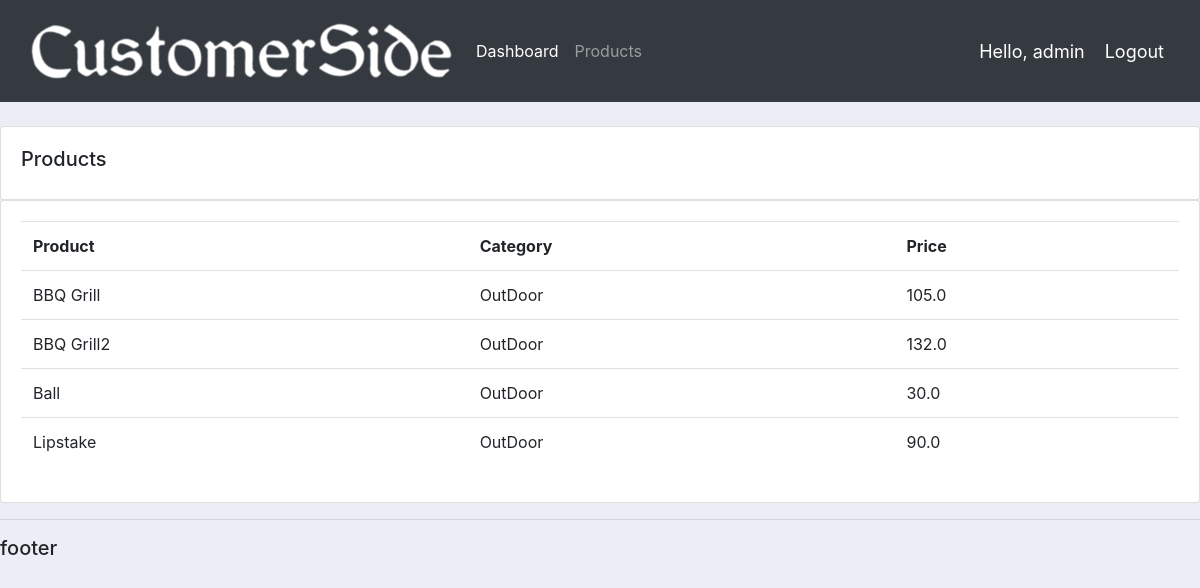
Screenshot of /products/ (signed in) with the database file from the repository.
### accounts/models.py (models this page shows, shortened)
class products(models.Model):
    CATEGORY = (
        ('InDoor', 'InDoor'),
        ('OutDoor', 'OutDoor'),
    )
    name = models.CharField(max_length=200, null=True)
    price = models.FloatField(null=True)
    category = models.CharField(max_length=200, null=True, choices=CATEGORY)
    description = models.CharField(max_length=200, null=True, blank=True)
    date_created = date_created = models.DateTimeField(auto_now_add=True, null=True)
    tags = models.ManyToManyField(Tag)

### accounts/views.py (the view)
# urls.py: path('products/', views.Products, name="products"),
@login_required(login_url='login')
def Products(request):
    Pr = products.objects.all()
    return render(request, 'accounts/products.html', {'Pr': Pr})

### accounts/templates/accounts/products.html
{% extends 'accounts/main.html' %}
{% block content %}
  <br>
<div class = "row">
    <div class = "col-md">
        <div class = "card card-body">
            <h5>Products</h5>
        </div>
        <div class="card card-body">
            <table class="table">
                <tr>
                    <th>Product</th>
                    <th>Category</th>
                    <th>Price</th>
                </tr>
                {% for i in Pr%}
                <tr>
                   <td>{{i.name}}</td>
                   <td>{{i.category}}</td>
                   <td>{{i.price}}</td>
                </tr>
                {% endfor %}
            </table>
        </div>
    </div>
</div>
{% endblock %}

### accounts/templates/accounts/navbar.html (shortened to what this page needs)
{% load static %}
<nav class="navbar navbar-expand-lg navbar-dark bg-dark">
<img src="{% static '/images/logo.png'%}">
  <div class="collapse navbar-collapse" id="navbarNav">
    <ul class="navbar-nav">
      <li class="nav-item active">
        <a class="nav-link" href="{% url 'home' %}">Dashboard</a>
      </li>
      <li class="nav-item">
        <a class="nav-link" href="{% url 'products' %}">Products</a>
      </li>
    </ul>
  </div>
  <span class="hello-msg">Hello, {{request.user}}</span>
  <span><a class="hello-msg" href="{% url 'logout' %}">Logout</a></span>
</nav>

### static/css/main.css (style rules this page uses)
body { background-color: #ebeff5; }

### accounts/templates/accounts/navbar.html (style rules this page uses)
.hello-msg { color: #fff; font-size : 18px; margin-right: 20px; }

### rows the page displays
products: name "BBQ Grill", category "OutDoor", price "105.0"
products: name "BBQ Grill2", category "OutDoor", price "132.0"
products: name "Ball", category "OutDoor", price "30.0"
products: name "Lipstake", category "OutDoor", price "90.0"

### other values shown
{{ request.user }} "admin"
